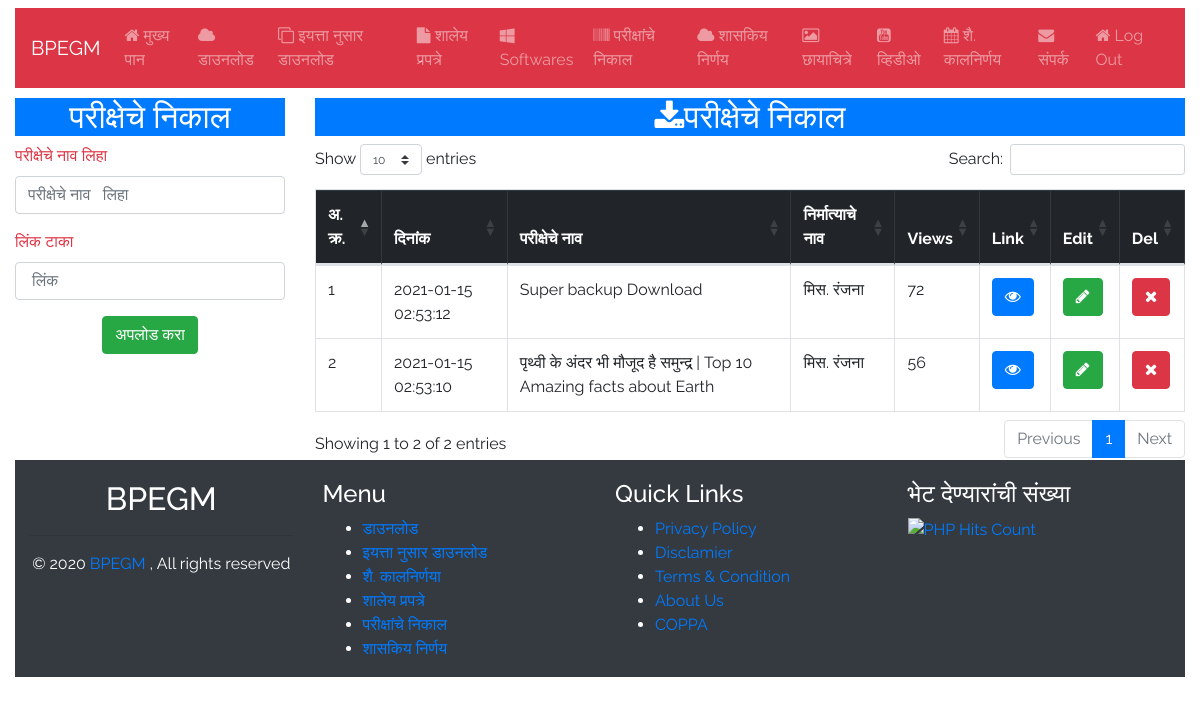
The app's page /admin/result.php (signed in) with its own data.
### tables this page shows
CREATE TABLE `result` (
  `id` int(11) NOT NULL,
  `date` timestamp NOT NULL DEFAULT CURRENT_TIMESTAMP ON UPDATE CURRENT_TIMESTAMP,
  `subject` varchar(255) NOT NULL,
  `link` varchar(255) NOT NULL,
  `uploaderId` int(10) NOT NULL,
  `views` int(11) NOT NULL
);

CREATE TABLE `uploaderby` (
  `id` int(11) NOT NULL,
  `name` varchar(250) NOT NULL,
  `schoolName` varchar(250) NOT NULL,
  `mobile` varchar(250) NOT NULL,
  `info` text NOT NULL,
  `image` varchar(250) NOT NULL,
  `password` varchar(255) NOT NULL
);

### admin/result.php (the view, shortened to what this page needs)
<?php
require_once('../inc/db.php');
include('inc/top.php');
?>
    <div class="container-fluid">
        <div class="row">
            <div class="col-lg-12">
                <?php include('inc/navbar.php');?>
            </div>
        </div>
        <div class="row" style="margin-top:10px;">
            <div class="col-md-3 mb-4">
                <h2 class="text-center bg-primary text-white">परीक्षेचे निकाल   </h2>
                <form action="" method="post" enctype="multipart/form-data">
                    <div class="form-group ">
                        <label class="text-danger">परीक्षेचे नाव लिहा </label>
                        <input type="text" class="form-control" placeholder="परीक्षेचे नाव   लिहा " name="title" required> </div>
                    <div class="form-group ">
                        <label class="text-danger"> लिंक टाका </label>
                        <input type="text" class="form-control" placeholder=" लिंक" name="link" required> </div>
                    <div class="form-group " align="center">
                        <button type="submit" class="btn btn-success" name="submit">अपलोड करा </button>
                    </div>
                </form>
            </div>
            <div class="col-md-9">
                <div class="table-responsive">
                    <h2 class="text-center bg-primary text-white"><i class="fa fa-download"></i>परीक्षेचे निकाल  </h2>
                    <table class="table table-bordered " id="table2excel">
                        <thead class="table-dark">
                            <tr>
                                <th scope="col">अ. क्र.</th>
                                <th scope="col">दिनांक </th>
                                <th scope="col">परीक्षेचे नाव </th>
                                <th scope="col">निर्मात्याचे नाव </th>
                                <th scope="col">Views </th>
                                <th scope="col">Link </th>
                                <th scope="col">Edit </th>
                                <th scope="col">Del </th>
                            </tr>
                        </thead>
                        <tbody>
                            <?php
                           $download = "SELECT * FROM result ORDER BY id DESC ";
                            $run_download = mysqli_query($con, $download);
                            $ia=0;
                            while($row_download = mysqli_fetch_array($run_download)){
                                $download_id = $row_download['id'];
                                $download_date = $row_download['date'];
                                $download_subject = $row_download['subject'];
                                $download_link = $row_download['link'];
                                $uploaderId = $row_download['uploaderId'];
                                $views = $row_download['views'];
                                $uploadera = "SELECT * FROM uploaderby WHERE id = $uploaderId";
                                $run_downloada = mysqli_query($con, $uploadera);
                                $row_uploadera = mysqli_fetch_array($run_downloada);
                                $uploader_name = $row_uploadera['name'];
                                $ia=$ia+1;
                                ?>
                                <tr class="">
                                    <td>
                                        <?php echo $ia;?>
                                    </td>
                                    <td>
                                        <?php echo $download_date;?>
                                    </td>
                                    <td>
                                        <?php echo $download_subject;?>
                                    </td>
                                    <td>
                                        <?php echo $uploader_name;?>
                                    </td>
                                    <td>
                                        <?php echo $views;?>
                                    </td>
                                    <td><a href="<?php echo $download_link;?>" class="btn btn-primary" target="_blank"><i class="fa fa-eye" aria-hidden="true"></i></a></td>
                                    <td><a href="editResult.php?id=<?php echo $download_id;?>" class="btn btn-success"><i class="fa fa-pencil" aria-hidden="true"></i></a></td>
                                    <td><a href="result.php?id=<?php echo $download_id;?>" class="btn btn-danger"><i class="fa fa-times" aria-hidden="true"></i></a></td>
                                </tr>
                                <?php } ?>
                        </tbody>
                    </table>
                </div>
            </div>
        </div>
        <div class="container-fluid">
            <div class="row bg-dark" style="padding-top:20px;">
                <?php include('inc/footer.php');?>
            </div>
        </div>
    </div>
    </body>
    </html>

### admin/inc/top.php (style rules this page uses)
body { font-family: 'Raleway'; }

### records on screen
result: date "2021-01-15 02:53:12", subject "Super backup Download", uploaderby.name "मिस. रंजना", views "72"
result: date "2021-01-15 02:53:10", subject "पृथ्वी के अंदर भी मौजूद है समुन्द्र | Top 10 Amazing facts about Earth", uploaderby.name "मिस. रंजना", views "56"
